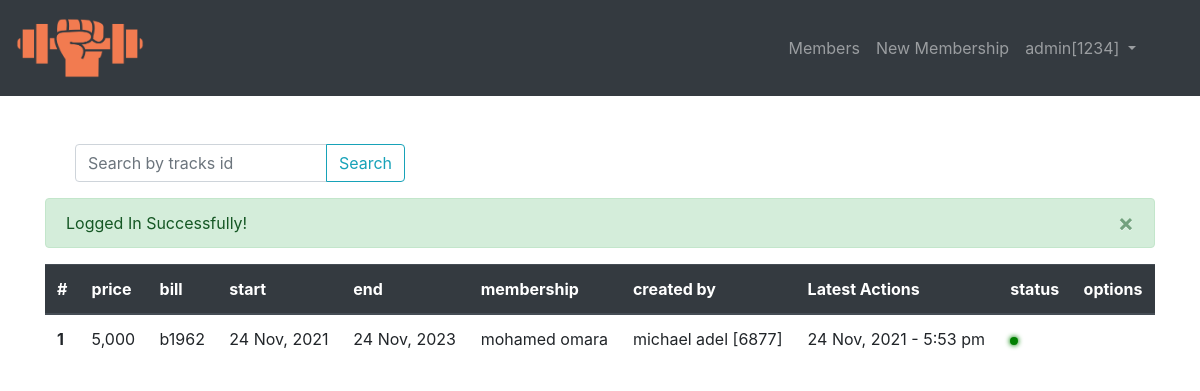
Page /list_tracks.php (signed in) on the committed database.
### tables this page shows
CREATE TABLE `membership_track` (
  `id` int(11) NOT NULL,
  `price` decimal(5,0) NOT NULL,
  `bill` char(20) NOT NULL,
  `start_date` datetime NOT NULL,
  `end_date` datetime NOT NULL,
  `user_id` tinyint(4) NOT NULL,
  `member_id` int(11) DEFAULT NULL,
  `created_at` timestamp NOT NULL DEFAULT current_timestamp(),
  `updated_at` datetime NOT NULL,
  `action_id` tinyint(4) NOT NULL DEFAULT 0,
  `status` tinyint(1) NOT NULL DEFAULT 1
);

CREATE TABLE `membership_info` (
  `id` int(11) NOT NULL,
  `full_name` char(40) NOT NULL,
  `phone` char(11) NOT NULL
);

CREATE TABLE `users` (
  `id` tinyint(4) NOT NULL,
  `full_name` char(40) NOT NULL,
  `agent_code` smallint(6) NOT NULL,
  `email` char(40) NOT NULL,
  `password` char(255) NOT NULL,
  `status` tinyint(1) NOT NULL DEFAULT 1,
  `is_approved` tinyint(1) NOT NULL DEFAULT 0,
  `role_id` tinyint(4) NOT NULL,
  `action_id` tinyint(4) NOT NULL DEFAULT 0
);

### inc/init.php (called while the page is built, shortened)
<?php
require_once('healpers.php');
require_once('header.php');

### list_tracks.php (the view, shortened to what this page needs)
<?php
  require("inc/init.php");
  require_once("inc/nav.php");
  if($_SERVER['REQUEST_METHOD'] === "POST"){
      if(isset($_POST['search_membership'])){
        $search = clean($_POST['membership'],'string');
        $sql = "SELECT
                      `membership_track`.*,
                      `users`.`full_name` AS `agent_name`,
                      `users`.`agent_code`
                  FROM
                      `membership_track`
                  INNER JOIN
                      `users`
                  ON  `users`.`id` = `membership_track`.`user_id`
                  WHERE
                  (`membership_track`.`bill` LIKE '%{$search}%'
                  )
                  ORDER BY `membership_track`.`updated_at` DESC";
      }
  }else{
        $sql = "SELECT
                       `membership_track`.*,
                      `users`.`full_name` AS `agent_name`,
                      `users`.`agent_code`
                  FROM
                      `membership_track`
                  INNER JOIN
                      `users`
                  ON  `users`.`id` = `membership_track`.`user_id`
                  ORDER BY `membership_track`.`updated_at` DESC";
  }
  $getMembersQuery = mysqli_query($conn,$sql);
?>
 <div class="container mt-5">
   <form class="ml-auto col-md-12" action="<?=$_SERVER['PHP_SELF'];?>" method="POST">
      <div class="input-group mb-3 col-md-4">
                 <input type="text" class="form-control" name="membership" placeholder="Search by tracks id" >
                <div class="input-group-append">
                <button class="btn btn-outline-info" name="search_membership" type="submit" id="button-addon2">Search</button>
                </div>
      </div>
  </form>
   <?php if( isset($_SESSION['message'])){displayMessage();}?>
 <table class="table">
      <thead class="thead-dark">
        <tr>
        <th scope="col">#</th>
          <th scope="col">price	</th>
          <th scope="col">bill </th>
          <th scope="col">start </th>
          <th scope="col">end </th>
          <th scope="col">membership</th>
          <th scope="col">created by </th>
          <th scope="col">Latest Actions </th>
          <th scope="col">status </th>
          <th scope="col">options </th>
        </tr>
      </thead>
      <tbody>
        <?php
          $greenCircle ="<span style='width: 0.5rem;height: 0.5rem;background-color: green;display: inline-block;border-radius: 50%;box-shadow: 0 0 5px 0.5px green;'></span>";
          $yellowCircle = "<span style='width: 0.5rem;height: 0.5rem;background-color: #d7d72c;display: inline-block;border-radius: 50%;box-shadow: 0 0 5px 0.5px #d7d72c;'></span>";
        $i_track = 0;
        while($memberLists = mysqli_fetch_assoc($getMembersQuery)): ?>
            <tr>
                <th scope="row"><?=++$i_track?></th>
              <td><?= number_format($memberLists['price']);?>   </td>
              <td><?=$memberLists['bill']?></td>
              <td><?=date("j M, Y", strtotime($memberLists['start_date']))?></td>
              <td><?=date("j M, Y", strtotime($memberLists['end_date']))?></td>
              <td>
              <?php
                    $member_id = intval($memberLists['member_id']);
                   $sql = "SELECT `full_name` FROM `membership_info` WHERE `id` = {$member_id}";
                   $memQuery = mysqli_query($conn,$sql);
                   $count     = mysqli_num_rows($memQuery);
                   if($count === 1){
                     $result = mysqli_fetch_assoc($memQuery);
                     echo $result['full_name'];
                   }else{
                     echo "-";
                   }
                ?>
              </td>
              <td ><?=$memberLists['agent_name'] .' ['.$memberLists['agent_code']. ']'?></td>
              <td><?=date("j M, Y - g:i a", strtotime($memberLists['updated_at']))?></td>
              <td><?= (intval($memberLists['status']) === 1 ? $greenCircle : $yellowCircle) ?></td>
              <td>
            </td>
            </tr>
        <?php endwhile; ?>
      </tbody>
    </table>
</div>
<?php
require_once('inc/footer.php');

### inc/header.php (shortened to what this page needs)
<!doctype html>
<html lang="en">
<head>
  <link rel="stylesheet" href="https://cdn.jsdelivr.net/npm/bootstrap@4.6.1/dist/css/bootstrap.min.css"
>
</head>
<body>

### inc/nav.php (shortened to what this page needs)
<nav class="navbar navbar-expand-lg navbar-dark bg-dark">
    <a class="navbar-brand" style="margin:0;padding:0;" href="#">
      <img src="http://<?=$_SERVER['HTTP_HOST']?>/gym/img/logo.png" alt="rock gym logo" style="object-fit: contain; width:8rem;height:5rem;">
    </a>
    <?php if(isset($_SESSION['id'])): ?>
    <div class="collapse navbar-collapse" id="navbarSupportedContent">
      <ul dir="rtl" class="navbar-nav ml-auto">
        <li dir="ltr" class="nav-item dropdown">
          <a class="nav-link dropdown-toggle" href="" id="navbarDropdown" role="button" data-toggle="dropdown"
            aria-expanded="false">
            <?=$_SESSION['full_name']."[".$_SESSION['agent_code']."]"?>
          </a>
        </li>
        <li class="nav-item ">
          <a class="nav-link" href="http://<?=$_SERVER['HTTP_HOST']?>/gym/add_membership.php">New Membership</a>
        </li>
        <li class="nav-item">
          <a class="nav-link" href="http://<?=$_SERVER['HTTP_HOST']?>/gym/index.php">Members</a>
        </li>
      </ul>
    </div>
    <?php endif; ?>
  </nav>

### inc/healpers.php (shortened to what this page needs)
<?php
require_once("init.php");
function displayMessage(){
  echo $_SESSION['message'];
}

### inc/footer.php (shortened to what this page needs)
</body>
</html>

### rows in the picture
membership_track: price "5,000", bill "b1962", start_date "24 Nov, 2021", end_date "24 Nov, 2023", member.full_name "mohamed omara", user.full_name "michael adel", user.agent_code "6877", updated_at "24 Nov, 2021 - 5:53 pm"

### other values in the picture
$_SESSION['full_name'] "admin"
$_SESSION['agent_code'] "1234"
$_SESSION['message'] "Logged In Successfully! ×"
